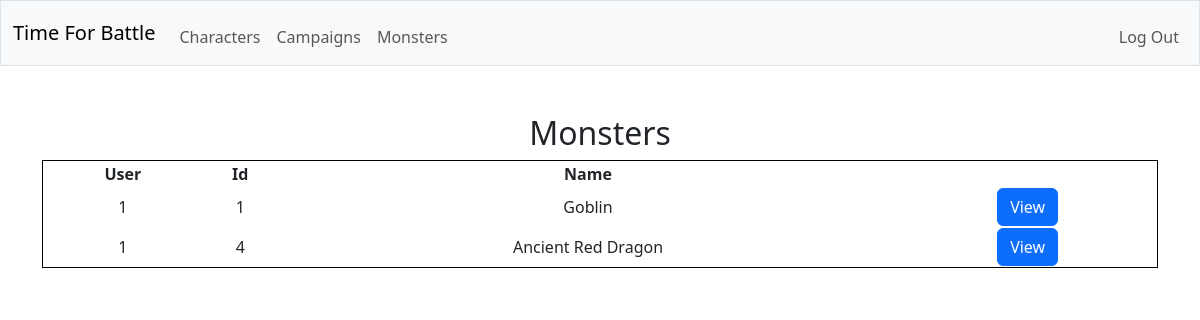
Screenshot of /monster_list (signed in) with the database file from the repository.
### tables this page shows
CREATE TABLE monsters (creature_id INTEGER NOT NULL, type TEXT NOT NULL, challenge_rating TEXT NOT NULL, vulnerabilities TEXT NOT NULL, resistances TEXT NOT NULL, immunities TEXT NOT NULL, actions TEXT NOT NULL, bonus_actions TEXT NOT NULL, reactions TEXT NOT NULL, legendary_actions TEXT NOT NULL, FOREIGN KEY (creature_id) REFERENCES creatures(id));

CREATE TABLE creatures (id INTEGER PRIMARY KEY NOT NULL, user_id INTEGER NOT NULL, is_player INTEGER NOT NULL, name TEXT NOT NULL, size TEXT NOT NULL, alignment TEXT NOT NULL, armor_class TEXT NOT NULL, max_hitpoints INTEGER NOT NULL, initiative_bonus INTEGER NOT NULL, speed TEXT NOT NULL, strength INTEGER NOT NULL, dexterity INTEGER NOT NULL, constitution INTEGER NOT NULL, intelligence INTEGER NOT NULL, wisdom INTEGER NOT NULL, charisma INTEGER NOT NULL, strength_save_bonus INTEGER NOT NULL, dexterity_save_bonus INTEGER NOT NULL, constitution_save_bonus INTEGER NOT NULL, intelligence_save_bonus INTEGER NOT NULL, wisdom_save_bonus INTEGER NOT NULL, charisma_save_bonus INTEGER NOT NULL, skills TEXT NOT NULL, senses TEXT NOT NULL, languages TEXT NOT NULL, traits TEXT NOT NULL, FOREIGN KEY (user_id) REFERENCES users(id));

### app.py (the view)
@app.route("/monster_list")
@login_required
def monster_list():
    with sqlite3.connect(database) as conn:
        conn.row_factory = sqlite3.Row
        cur = conn.cursor()
        cur.execute(
            "SELECT * FROM creatures LEFT JOIN monsters ON monsters.creature_id = creatures.id WHERE is_player = ?",
            (0,)
        )
        monsters = [dict(row) for row in cur.fetchall()]
    return render_template("monster_list.html", monsters=monsters)

### helpers.py (called while the page is built)
def login_required(f):
    @wraps(f)
    def decorated_function(*args, **kwargs):
        if session.get("user_id") is None:
            return redirect("/login")
        return f(*args, **kwargs)
    return decorated_function

### templates/monster_list.html (shortened to what this page needs)
{% extends "layout.html" %}
{% block main %}
    <h2>Monsters</h2>
    <table>
        <thead>
            <tr>
                <th>User</th>
                <th>Id</th>
                <th>Name</th>
            </tr>
        </thead>
        <tbody>
            {% for monster in monsters %}
                <tr>
                    <td>{{ monster.user_id }}</td>
                    <td>{{ monster.id }}</td>
                    <td>{{ monster.name }}</td>
                    <td>
                        <form action="/monster/{{ monster.creature_id }}" method="get">
                            <button class="btn btn-primary" type="submit">View</button>
                        </form>
                    </td>
                </tr>
            {% endfor %}
        </tbody>
    </table>
{% endblock %}

### static/styles.css (style rules this page uses)
table { width: 100%; border: 1px solid #000; }

### rows the page displays
monsters: user_id "1", id "1", name "Goblin"
monsters: user_id "1", id "4", name "Ancient Red Dragon"
